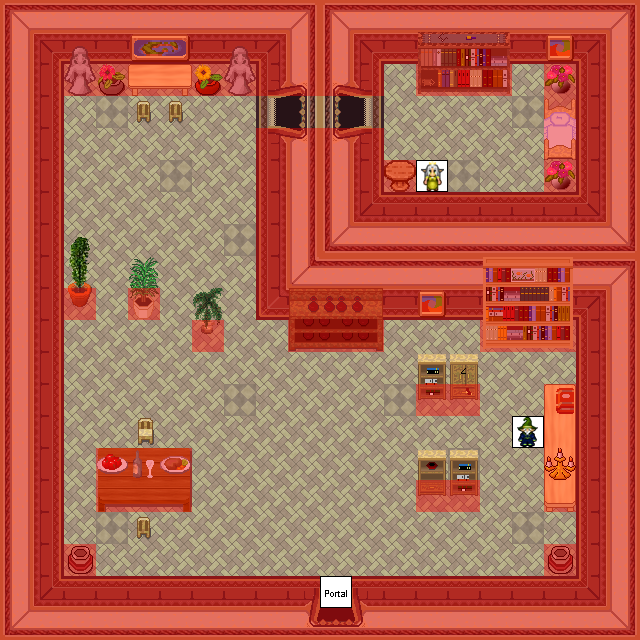

This game map was drawn from its Tiled (.tmx) file and the tilesets committed beside it. A one-line description and the trimmed map source follow:
An orthogonal 20x20 tile map with 32x32 px tiles, 8 tile layers (0_floor, 1_terrain, 2_object, 3_roof, ...), 62 tilesets.

<map version="0.99b" orientation="orthogonal" width="20" height="20" tilewidth="32" tileheight="32">
 <tileset name="int_wall_dark_red" firstgid="1" tilewidth="32" tileheight="32">
  <image source="../../tileset/building/wall/int_wall_dark_red.png" />
 </tileset>
 <tileset name="int_wall_dark_red_corners" firstgid="17" tilewidth="32" tileheight="32">
  <image source="../../tileset/building/wall/int_wall_dark_red_corners.png" />
 </tileset>
 <tileset name="int_wall_dark_red_corners_2" firstgid="33" tilewidth="32" tileheight="32">
  <image source="../../tileset/building/wall/int_wall_dark_red_corners_2.png" />
 </tileset>
 <tileset name="wood.png" firstgid="41" tilewidth="32" tileheight="32">
  <image source="../../tileset/building/wall/wood.png" />
 </tileset>
 <tileset name="stairs.png" firstgid="57" tilewidth="32" tileheight="32">
  <image source="../../tileset/building/stairs/stairs.png" />
 </tileset>
 <tileset name="piano.png" firstgid="61" tilewidth="32" tileheight="32">
  <image source="../../tileset/item/furniture/other/piano.png" />
 </tileset>
 <tileset name="pedestal.png" firstgid="65" tilewidth="32" tileheight="32">
  <image source="../../tileset/item/furniture/other/pedestal.png" />
 </tileset>
 <tileset name="carpets" firstgid="67" tilewidth="32" tileheight="32">
  <image source="../../tileset/item/furniture/carpet/carpets.png" />
 </tileset>
 <tileset name="lamp.png" firstgid="75" tilewidth="32" tileheight="32">
  <image source="../../tileset/item/furniture/light/iron_lamp.png" />
 </tileset>
 <tileset name="furniture_pine" firstgid="78" tilewidth="32" tileheight="32">
  <image source="../../tileset/item/furniture/other/furniture_pine.png" />
 </tileset>
 <tileset name="table_witht_beer_dark" firstgid="94" tilewidth="32" tileheight="32">
  <image source="../../tileset/item/furniture/table/table_with_beer_dark.png" />
 </tileset>
 <tileset name="wooden_rectangular" firstgid="104" tilewidth="32" tileheight="32">
  <image source="../../tileset/item/furniture/table/wooden_rectangular.png" />
 </tileset>
 <tileset name="chairs_colored" firstgid="110" tilewidth="32" tileheight="32">
  <image source="../../tileset/item/furniture/chair/colorful.png" />
 </tileset>
 <tileset name="benchlong" firstgid="126" tilewidth="32" tileheight="32">
  <image source="../../tileset/item/furniture/table/long_front_on.png" />
 </tileset>
 <tileset name="Untitled" firstgid="129" tilewidth="32" tileheight="32">
  <image source="../../tileset/item/furniture/table/wooden_rectangular.png" />
 </tileset>
 <tileset name="long_side_on_pale" firstgid="135" tilewidth="32" tileheight="32">
  <image source="../../tileset/item/furniture/table/long_side_on_pale.png" />
 </tileset>
 <tileset name="Untitled" firstgid="138" tilewidth="32" tileheight="32">
  <image source="../../tileset/item/furniture/table/wooden.png" />
 </tileset>
 <tileset name="Untitled" firstgid="139" tilewidth="32" tileheight="32">
  <image source="../../tileset/item/furniture/chair/wooden_pale.png" />
 </tileset>
 <tileset name="Untitled" firstgid="143" tilewidth="32" tileheight="32">
  <image source="../../tileset/item/furniture/picture/small.png" />
 </tileset>
 <tileset name="Untitled" firstgid="146" tilewidth="32" tileheight="32">
  <image source="../../tileset/item/food/meals_1.png" />
 </tileset>
 <tileset name="Untitled" firstgid="148" tilewidth="32" tileheight="32">
  <image source="../../tileset/item/food/fruit_basket.png" />
 </tileset>
 <tileset name="Untitled" firstgid="149" tilewidth="32" tileheight="32">
  <image source="../../tileset/item/food/meals_2.png" />
 </tileset>
 <tileset name="Untitled" firstgid="151" tilewidth="32" tileheight="32">
  <image source="../../tileset/item/food/torte.png" />
 </tileset>
 <tileset name="Untitled" firstgid="152" tilewidth="32" tileheight="32">
  <image source="../../tileset/item/drink/bottle_and_glass.png" />
 </tileset>
 <tileset name="Untitled" firstgid="153" tilewidth="32" tileheight="32">
  <image source="../../tileset/item/candle/candelabra.png" />
 </tileset>
 <tileset name="Untitled" firstgid="154" tilewidth="32" tileheight="32">
  <image source="../../tileset/plant/indoor/pot_plant.png" />
 </tileset>
 <tileset name="Untitled" firstgid="157" tilewidth="32" tileheight="32">
  <image source="../../tileset/plant/indoor/flowering_plant.png" />
 </tileset>
 <tileset name="Untitled" firstgid="159" tilewidth="32" tileheight="32">
  <image source="../../tileset/item/furniture/curtain/red.png" />
 </tileset>
 <tileset name="pot purple" firstgid="165" tilewidth="32" tileheight="32">
  <image source="../../tileset/item/pot/pot_purple.png" />
 </tileset>
 <tileset name="pot burgandy" firstgid="166" tilewidth="32" tileheight="32">
  <image source="../../tileset/item/pot/pot_burgundy.png" />
 </tileset>
 <tileset name="Untitled" firstgid="167" tilewidth="32" tileheight="32">
  <image source="../../tileset/plant/indoor/flower_vase.png" />
 </tileset>
 <tileset name="collision" firstgid="170" tilewidth="32" tileheight="32">
  <image source="../../tileset/logic/collision.png" />
 </tileset>
 <tileset name="Untitled" firstgid="171" tilewidth="32" tileheight="32">
  <image source="../../tileset/plant/indoor/oriental_plant.png" />
 </tileset>
 <tileset name="Untitled" firstgid="173" tilewidth="32" tileheight="32">
  <image source="../../tileset/plant/indoor/pot_plant_1.png" />
 </tileset>
 <tileset name="dark_red_ns_fancy" firstgid="185" tilewidth="32" tileheight="32">
  <image source="../../tileset/building/entrance/dark_red_ns_fancy.png" />
 </tileset>
 <tileset name="Untitled" firstgid="197" tilewidth="32" tileheight="32">
  <image source="../../tileset/logic/creature/dark_elf.png" />
 </tileset>
 <tileset name="Untitled" firstgid="211" tilewidth="32" tileheight="32">
  <image source="../../tileset/logic/creature/human_little.png" />
 </tileset>
 <tileset name="Untitled" firstgid="213" tilewidth="32" tileheight="32">
  <image source="../../tileset/logic/creature/elf.png" />
 </tileset>
 <tileset name="ground_square" firstgid="223" tilewidth="32" tileheight="32">
  <image source="../../tileset/ground/square_paving.png" />
 </tileset>
 <tileset name="throne" firstgid="224" tilewidth="32" tileheight="32">
  <image source="../../tileset/item/furniture/chair/throne.png" />
 </tileset>
 <tileset name="table_front" firstgid="230" tilewidth="32" tileheight="32">
  <image source="../../tileset/item/furniture/table/long_front_on_pale.png" />
 </tileset>
 <tileset name="column" firstgid="233" tilewidth="32" tileheight="32">
  <image source="../../tileset/item/furniture/statue/metal_and_stone.png" />
 </tileset>
 <tileset name="curtain 1" firstgid="239" tilewidth="32" tileheight="32">
  <image source="../../tileset/item/furniture/curtain/red_gold_gathered.png" />
 </tileset>
 <tileset name="curtain 2" firstgid="245" tilewidth="32" tileheight="32">
  <image source="../../tileset/item/furniture/curtain/red_gold_drawn.png" />
 </tileset>
 <tileset name="bright bookshelf 1" firstgid="251" tilewidth="32" tileheight="32">
  <image source="../../tileset/item/furniture/shelve/bright_bookshelf.png" />
 </tileset>
 <tileset name="bookshelf 2" firstgid="260" tilewidth="32" tileheight="32">
  <image source="../../tileset/item/furniture/shelve/bright_bookshelf_and_cupboard.png" />
 </tileset>
 <tileset name="orb" firstgid="266" tilewidth="32" tileheight="32">
  <image source="../../tileset/item/furniture/table/orb_table.png" />
 </tileset>
 <tileset name="books" firstgid="267" tilewidth="32" tileheight="32">
  <image source="../../tileset/item/book.png" />
 </tileset>
 <tileset name="drink1" firstgid="271" tilewidth="32" tileheight="32">
  <image source="../../tileset/item/drink/red_wine.png" />
 </tileset>
 <tileset name="drink2" firstgid="275" tilewidth="32" tileheight="32">
  <image source="../../tileset/item/drink/white_wine.png" />
 </tileset>
 <tileset name="drink3" firstgid="278" tilewidth="32" tileheight="32">
  <image source="../../tileset/item/drink/cognac.png" />
 </tileset>
 <tileset name="plant11" firstgid="280" tilewidth="32" tileheight="32">
  <image source="../../tileset/plant/indoor/oriental_plant.png" />
 </tileset>
 <tileset name="portal" firstgid="282" tilewidth="32" tileheight="32">
  <image source="../../tileset/logic/portal.png" />
 </tileset>
 <tileset name="humans1" firstgid="289" tilewidth="32" tileheight="32">
  <image source="../../tileset/logic/creature/human_soldier.png" />
 </tileset>
 <tileset name="gnomes" firstgid="298" tilewidth="32" tileheight="32">
  <image source="../../tileset/logic/creature/gnome.png" />
 </tileset>
 <tileset name="brown parving" firstgid="300" tilewidth="32" tileheight="32">
  <image source="../../tileset/ground/brown_paving.png" />
 </tileset>
 <tileset name="dark red door se" firstgid="302" tilewidth="32" tileheight="32">
  <image source="../../tileset/building/entrance/dark_red_ew_fancy.png" />
 </tileset>
 <tileset name="bed" firstgid="314" tilewidth="32" tileheight="32">
  <image source="../../tileset/item/furniture/bed/front_on.png" />
 </tileset>
 <tileset name="dark book" firstgid="316" tilewidth="32" tileheight="32">
  <image source="../../tileset/item/furniture/shelve/dark_bookshelf.png" />
 </tileset>
 <tileset name="large picture" firstgid="322" tilewidth="32" tileheight="32">
  <image source="../../tileset/item/furniture/picture/large_island.png" />
 </tileset>
 <tileset name="bottle shelf" firstgid="324" tilewidth="32" tileheight="32">
  <image source="../../tileset/item/furniture/shelve/dark_bottle_shelf.png" />
 </tileset>
 <tileset name="detail" firstgid="330" tilewidth="32" tileheight="32">
  <image source="../../tileset/building/entrance/dark_red_ew_detail.png" />
 </tileset>
 <layer name="0_floor" width="20" height="20">
  <data>[400 cells, 400 non-empty, 2 distinct tile ids]</data>
 </layer>
 <layer name="1_terrain" width="20" height="20">
  <data>[400 cells, 232 non-empty, 50 distinct tile ids]</data>
 </layer>
 <layer name="2_object" width="20" height="20">
  <data>[400 cells, 53 non-empty, 49 distinct tile ids]</data>
 </layer>
 <layer name="3_roof" width="20" height="20">
  <data>[400 cells, 14 non-empty, 13 distinct tile ids]</data>
 </layer>
 <layer name="4_roof_add" width="20" height="20">
  <data>[400 cells, 0 non-empty, 0 distinct tile ids]</data>
 </layer>
 <layer name="objects" width="20" height="20">
  <data>[400 cells, 3 non-empty, 3 distinct tile ids]</data>
 </layer>
 <layer name="collision" width="20" height="20" opacity="0.41">
  <data>[400 cells, 234 non-empty, 1 distinct tile ids]</data>
 </layer>
 <layer name="protection" width="20" height="20">
  <data>[400 cells, 0 non-empty, 0 distinct tile ids]</data>
 </layer>
</map>
